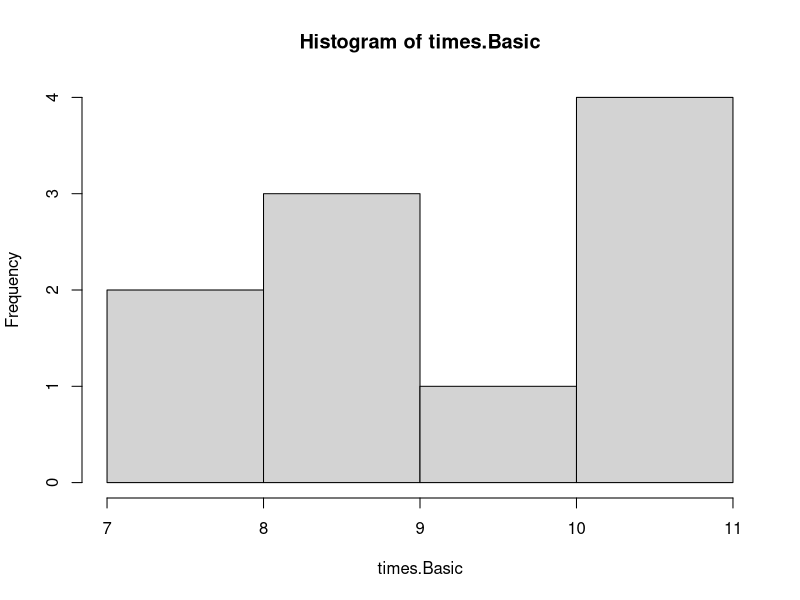
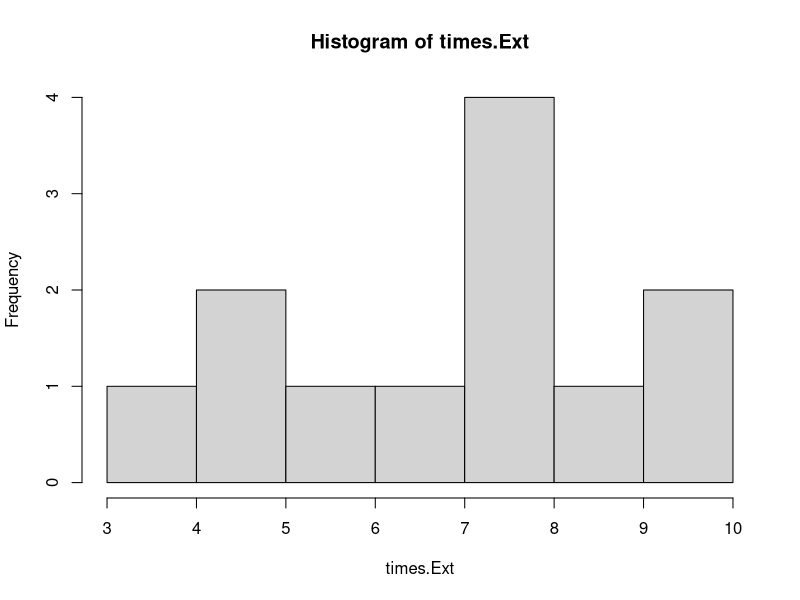
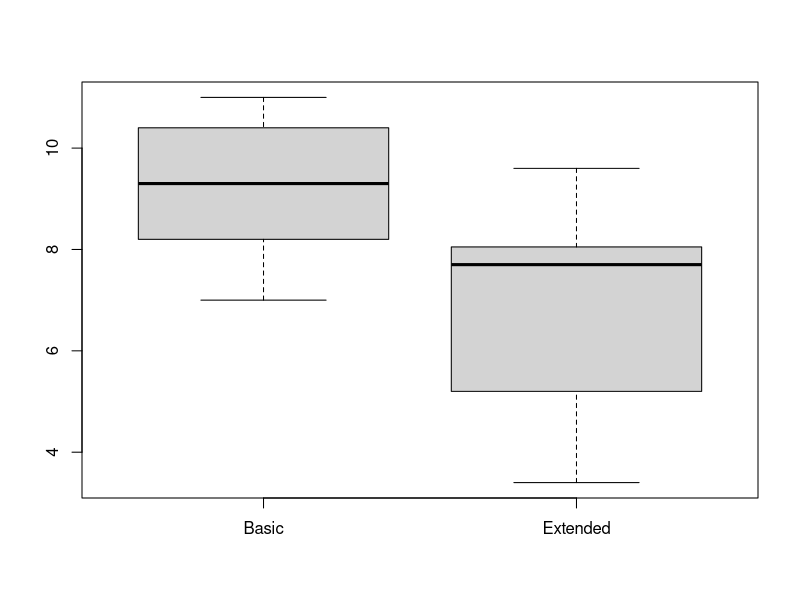
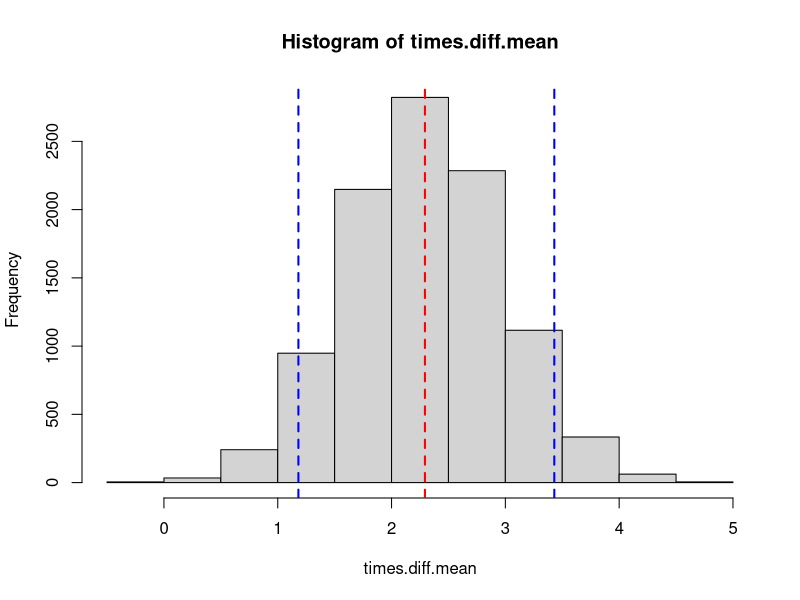

Here is the R script that generated these plots, in order:
times.Basic <- c(7, 10, 10.6, 10.2, 8.6, 7.6, 8.2, 10.4, 11.0, 8.5)
times.Ext <- c(3.4, 7.8, 9.4, 4.7, 5.4, 7.6, 5.0, 8.0, 7.8, 9.6, 6.2, 8.1)

# Doing some EDA with original samples
hist(times.Basic)
hist(times.Ext)
boxplot(times.Basic, times.Ext, 
        names = c("Basic", "Extended"))

# Summarizing each sample separately
mean(times.Basic)
sd(times.Basic)
n.Basic <- length(times.Basic)

mean(times.Ext)
sd(times.Ext)
n.Ext <- length(times.Ext)
observed <- mean(times.Basic) - mean(times.Ext)
observed

# Create numeric vector to store bootstrap samples
N <- 10^4
times.diff.mean <- numeric(N)

# Randomly select n.Basic values from basic sample (with replacement)
# Randomly select n.Ext values from extended sample (with replacement)
# Calculate difference of means between samples. Store and repeat
for (i in 1:N)
{
  Basic.boot <- sample(times.Basic,  
                       n.Basic, replace=TRUE)
  Ext.boot <- sample(times.Ext, 
                     n.Ext, replace=TRUE)
  times.diff.mean[i] <-  
    mean(Basic.boot)-mean(Ext.boot)
}

# Bootstrap mean and bootstrap standard error
mean(times.diff.mean)
sd(times.diff.mean)

# Find cutoffs for 90% bootstrap CI
lower <- quantile(times.diff.mean, probs = 0.05)
upper <- quantile(times.diff.mean, probs = 0.95)

# Display bootstrap distribution
hist(times.diff.mean)
abline(v = observed, col = "red", lwd = 2, lty = 2)
abline(v = lower, col = "blue", lwd = 2, lty = 2)
abline(v = upper, col = "blue", lwd = 2, lty = 2)
